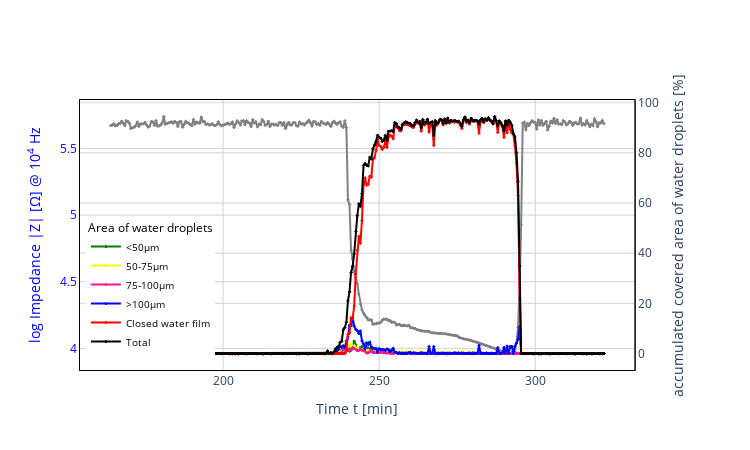

The notebook cell this image was saved under:
### Markdown cell above
### new method for p34src 2 cycle ground truth

### Code cell
df = pd.read_excel(r"C:\Users\HAU4SI\Desktop\project\demo_data\p34src\table\waterdroplet_stats164-322.xlsx")
fig = plot_ewdata(df, metatitle=None)
fig.show()

### Figure 1 — Plotly figure (JSON) as saved in the notebook; plotly's stock layout.template omitted (floating-point values rounded to 4 significant figures; data arrays with more than 128 entries replaced by an {"elided": "..."} marker saying what was removed)
{"data": [{"marker": {"color": "gray", "line": {"color": "gray", "width": 1}, "size": 2, "symbol": "diamond"}, "mode": "lines+markers", "name": "log Impedance |Z|", "showlegend": false, "type": "scatter", "x": {"elided": "317 float values"}, "xaxis": "x", "y": {"elided": "317 float values"}, "yaxis": "y"}, {"marker": {"color": "green", "line": {"color": "green", "width": 1}, "size": 2, "symbol": "diamond"}, "mode": "lines+markers", "name": "<50µm", "type": "scatter", "x": {"elided": "317 float values"}, "xaxis": "x", "y": {"elided": "317 float values"}, "yaxis": "y2"}, {"marker": {"color": "yellow", "line": {"color": "yellow", "width": 1}, "size": 2, "symbol": "diamond"}, "mode": "lines+markers", "name": "50-75µm", "type": "scatter", "x": {"elided": "317 float values"}, "xaxis": "x", "y": {"elided": "317 float values"}, "yaxis": "y2"}, {"marker": {"color": "deeppink", "line": {"color": "deeppink", "width": 1}, "size": 2, "symbol": "diamond"}, "mode": "lines+markers", "name": "75-100µm", "type": "scatter", "x": {"elided": "317 float values"}, "xaxis": "x", "y": {"elided": "317 float values"}, "yaxis": "y2"}, {"marker": {"color": "blue", "line": {"color": "blue", "width": 1}, "size": 2, "symbol": "diamond"}, "mode": "lines+markers", "name": ">100µm", "type": "scatter", "x": {"elided": "317 float values"}, "xaxis": "x", "y": {"elided": "317 float values"}, "yaxis": "y2"}, {"marker": {"color": "red", "line": {"color": "red", "width": 1}, "size": 2, "symbol": "diamond"}, "mode": "lines+markers", "name": "Closed water film", "type": "scatter", "x": {"elided": "317 float values"}, "xaxis": "x", "y": {"elided": "317 float values"}, "yaxis": "y2"}, {"marker": {"color": "black", "line": {"color": "black", "width": 1}, "size": 2, "symbol": "diamond"}, "mode": "lines+markers", "name": "Total", "type": "scatter", "x": {"elided": "317 float values"}, "xaxis": "x", "y": {"elided": "317 float values"}, "yaxis": "y2"}], "layout": {"height": 450, "legend": {"font": {"color": "black", "size": 10}, "title": {"text": "Area of water droplets"}, "x": 0.01, "xanchor": "left", "y": 0.05, "yanchor": "bottom"}, "paper_bgcolor": "rgba(255,255,255,255)", "plot_bgcolor": "rgba(255,255,255,255)", "title": {"font": {"size": 24}, "x": 0.5, "xanchor": "center", "y": 0.85, "yanchor": "top"}, "width": 750, "xaxis": {"anchor": "y", "domain": [0, 0.94], "gridcolor": "lightgray", "linecolor": "black", "linewidth": 1, "mirror": true, "showline": true, "title": {"text": "Time t [min]"}, "zeroline": false}, "yaxis": {"anchor": "x", "domain": [0, 1], "dtick": 0.5, "gridcolor": "lightgray", "linecolor": "black", "linewidth": 1, "mirror": true, "showline": true, "tickfont": {"color": "blue"}, "title": {"font": {"color": "blue"}, "text": "log Impedance |Z| [Ω] @ 10<sup>4</sup> Hz"}}, "yaxis2": {"anchor": "x", "gridcolor": "lightgray", "linecolor": "black", "linewidth": 1, "mirror": true, "overlaying": "y", "showline": true, "side": "right", "title": {"text": "accumulated covered area of water droplets [%]"}}}}
